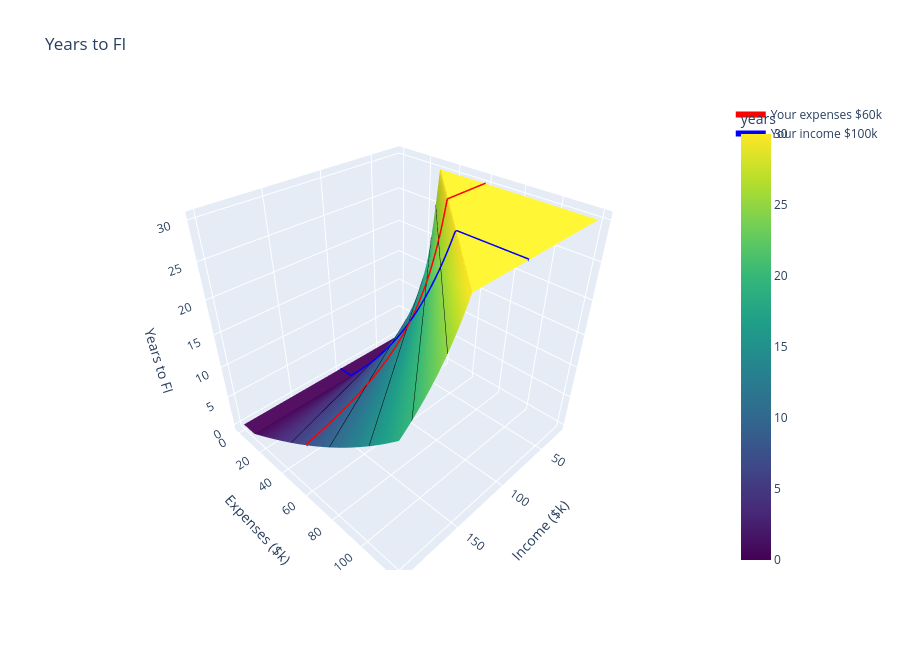

The cell this chart's notebook holds for it:
### Code cell
# Interactive 3D view (plotly ships with Colab; elsewhere: pip install plotly)
try:
    import plotly.graph_objects as go
except ImportError:
    print('plotly not installed: skipping the interactive view')
else:
    Zc = np.minimum(n_g, CAP_YEARS)
    fig = go.Figure(go.Surface(x=I_vals / 1e3, y=X_vals / 1e3, z=Zc, colorscale='Viridis',
                               contours_z=dict(show=True, start=5, end=CAP_YEARS, size=5, color='black'),
                               colorbar=dict(title='years')))
    j = np.argmin(abs(X_vals - YOU_EXPENSES)); i = np.argmin(abs(I_vals - YOU_INCOME))
    fig.add_scatter3d(x=I_vals / 1e3, y=np.full_like(I_vals, X_vals[j] / 1e3), z=Zc[j], mode='lines',
                      line=dict(color='red', width=6), name=f'Your expenses ${YOU_EXPENSES / 1e3:g}k')
    fig.add_scatter3d(x=np.full_like(X_vals, I_vals[i] / 1e3), y=X_vals / 1e3, z=Zc[:, i], mode='lines',
                      line=dict(color='blue', width=6), name=f'Your income ${YOU_INCOME / 1e3:g}k')
    fig.update_layout(scene=dict(xaxis_title='Income ($k)', yaxis_title='Expenses ($k)', zaxis_title='Years to FI'),
                      width=900, height=650, title='Years to FI')
    fig.show()

### Figure 1 — Plotly figure (JSON) as saved in the notebook; plotly's stock layout.template omitted (floating-point values rounded to 4 significant figures; data arrays with more than 128 entries replaced by an {"elided": "..."} marker saying what was removed)
{"data": [{"colorbar": {"title": {"text": "years"}}, "colorscale": [[0.0, "#440154"], [0.1111, "#482878"], [0.2222, "#3e4989"], [0.3333, "#31688e"], [0.4444, "#26828e"], [0.5556, "#1f9e89"], [0.6667, "#35b779"], [0.7778, "#6ece58"], [0.8889, "#b5de2b"], [1.0, "#fde725"]], "contours": {"z": {"color": "black", "end": 30, "show": true, "size": 5, "start": 5}}, "type": "surface", "x": {"elided": "400 float values"}, "y": {"elided": "300 float values"}, "z": {"elided": "300x400 float values"}}, {"line": {"color": "red", "width": 6}, "mode": "lines", "name": "Your expenses $60k", "type": "scatter3d", "x": {"elided": "400 float values"}, "y": {"elided": "400 float values"}, "z": {"elided": "400 float values"}}, {"line": {"color": "blue", "width": 6}, "mode": "lines", "name": "Your income $100k", "type": "scatter3d", "x": {"elided": "300 float values"}, "y": {"elided": "300 float values"}, "z": {"elided": "300 float values"}}], "layout": {"height": 650, "scene": {"xaxis": {"title": {"text": "Income ($k)"}}, "yaxis": {"title": {"text": "Expenses ($k)"}}, "zaxis": {"title": {"text": "Years to FI"}}}, "title": {"text": "Years to FI"}, "width": 900}}
